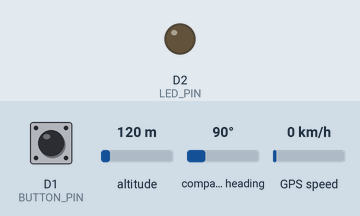
The sketch below on a simulated ESP8266 (NodeMCU). Shown: output pins drawn as LEDs (lit = HIGH). Inputs (shaded band) come from the test bench; at power-on: D1 (BUTTON_PIN) HIGH, altitude 120 m, compass heading 90°, GPS speed 0 km/h. WiFi joins after 1.5 s; servers stay silent unless stated; the GPS gets a fix after 3 s at 37.7749, -122.4194 with 8 satellites; what the sketch prints to the serial monitor is not drawn.

Above: at 2.7 s.
2.8 s: D1 (BUTTON_PIN) pulled LOW for 0.15 s
At 3.67 s:
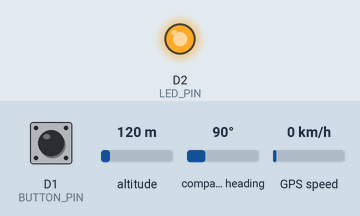
Timing chart, 0 to 5.8 s (numbered marks = the images above; inputs shaded):
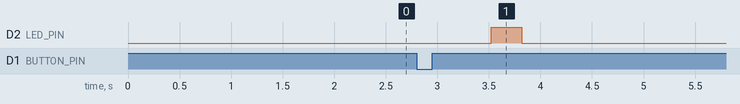

Measured:
- after the input at 2.8 s, D2 (LED_PIN): LOW → HIGH after 0.72 s, → LOW 0.30 s later

The sketch:

final_gps_and_telegram_sos.ino
```cpp
#include <ESP8266WiFi.h>
#include <WiFiClientSecure.h>
#include <UniversalTelegramBot.h>
#include <SoftwareSerial.h>
#include <TinyGPS++.h>

// ==== WiFi Configuration ====
#define WIFI_SSID "Rohan"
#define WIFI_PASSWORD "#Rohan@308$"

// ==== Telegram Configuration ====
#define BOT_TOKEN "8364987130:AAEPdKrdH31FYuAJTL6kwnB5LAiPSLnTHAs"
#define CHAT_ID "8105694686"   // Your Telegram Chat ID

// ==== Pin Configuration ====
#define BUTTON_PIN D1   // Button input (connect to GND)
#define LED_PIN D2      // Optional indicator LED
#define GPS_RX D7       // GPS TX → NodeMCU D7 (GPIO13)
#define GPS_TX D6       // GPS RX → NodeMCU D6 (GPIO12)

// ==== GPS Setup ====
TinyGPSPlus gps;
SoftwareSerial gpsSerial(GPS_RX, GPS_TX);  // RX, TX

// ==== Telegram Client ====
WiFiClientSecure secured_client;
UniversalTelegramBot bot(BOT_TOKEN, secured_client);

// ==== Default Location (if GPS not ready) ====
float defaultLat = 16.815702;   // Kolhapur
float defaultLon = 74.319992;   // Kolhapur

// ==== Function to Send SOS ====
void sendSOS(float lat, float lon) {
  String msg = "🚨 *SOS ALERT!* 🚨\n";
  msg += "Please help me! I’m in danger!.\n\n";
  msg += "📍 *Location:*\n";
  msg += "Latitude: " + String(lat, 6) + "\n";
  msg += "Longitude: " + String(lon, 6) + "\n";
  msg += "🌍 [Open in Google Maps](https://www.google.com/maps?q=" + String(lat, 6) + "," + String(lon, 6) + ")";

  bot.sendMessage(CHAT_ID, msg, "Markdown");
  Serial.println("✅ SOS Message Sent to Telegram!");
}

void setup() {
  Serial.begin(115200);
  gpsSerial.begin(9600);

  pinMode(BUTTON_PIN, INPUT_PULLUP);
  pinMode(LED_PIN, OUTPUT);
  digitalWrite(LED_PIN, LOW);

  // ==== Connect WiFi ====
  Serial.print("Connecting to WiFi: ");
  Serial.println(WIFI_SSID);
  WiFi.begin(WIFI_SSID, WIFI_PASSWORD);
  while (WiFi.status() != WL_CONNECTED) {
    Serial.print(".");
    delay(500);
  }
  Serial.println("\n✅ WiFi Connected!");
  Serial.print("IP: ");
  Serial.println(WiFi.localIP());

  // Disable SSL verification for simplicity
  secured_client.setInsecure();

  Serial.println("✅ Telegram Bot Ready!");
  Serial.println("📡 Waiting for GPS fix...");
}

void loop() {
  // Read GPS continuously
  while (gpsSerial.available() > 0) {
    gps.encode(gpsSerial.read());
  }

  // Check button press (active LOW)
  if (digitalRead(BUTTON_PIN) == LOW) {
    Serial.println("🚨 Button Pressed! Getting GPS...");

    // Try for valid GPS data for 10 seconds
    unsigned long start = millis();
    while (!gps.location.isValid() && millis() - start < 10000) {
      while (gpsSerial.available() > 0) gps.encode(gpsSerial.read());
    }

    float lat = gps.location.isValid() ? gps.location.lat() : defaultLat;
    float lon = gps.location.isValid() ? gps.location.lng() : defaultLon;

    Serial.print("Latitude: "); Serial.println(lat, 6);
    Serial.print("Longitude: "); Serial.println(lon, 6);

    // Blink LED while sending
    digitalWrite(LED_PIN, HIGH);
    sendSOS(lat, lon);
    digitalWrite(LED_PIN, LOW);

    // Prevent multiple sends per press
    delay(3000);
    while (digitalRead(BUTTON_PIN) == LOW); // Wait for release
  }
}
```
